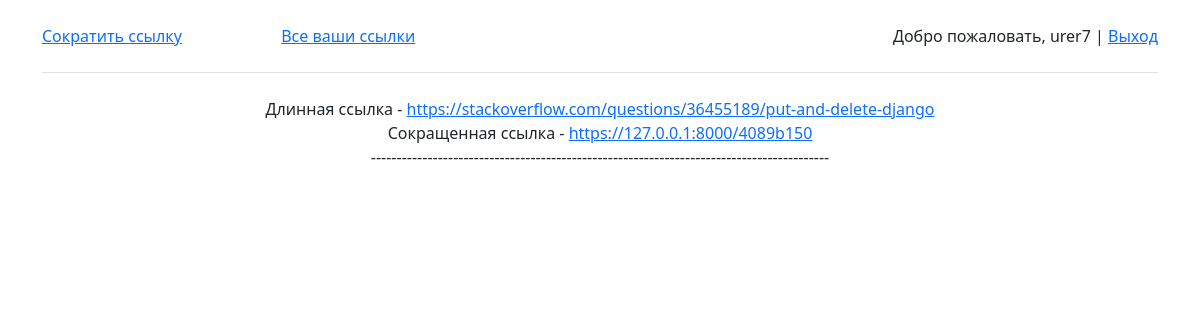
The page /show/ (signed in) on the database its author committed.
### app/models.py (models this page shows, shortened)
class Link(models.Model):
    author = models.ForeignKey(User, on_delete=models.CASCADE, null=True)
    link = models.URLField(max_length=1000)
    short_link = models.URLField(max_length=1000)

### app/views.py (the view)
# urls.py: path('show/', show, name='show'),
def show(request):
    current_user = request.user.id
    links = Link.objects.filter(author=current_user)
    if request.user.is_authenticated:
        return render(request, 'app/show.html', {"links": links})
    else:
        return render(request, 'app/show.html', {'message': Message.unauthorized})

### app/templates/app/show.html (shortened to what this page needs)
{% extends "app/basic.html" %}
{% block content %}
{% if message %}
    <b>{{ message }}</b>
{% else %}
{% for link in links %}
    Длинная ссылка - <a href="{{ link.link }}"> {{ link.link }} </a><br>
    Сокращенная ссылка - <a href="{{ link.link }}"> {{ link.short_link }} </a>
    <p> ----------------------------------------------------------------------------------------- </p>
{% endfor %}
{% endif %}
{% endblock %}

### app/templates/app/basic.html (shortened to what this page needs)
<!DOCTYPE html>
<html lang="en">
<head>
    <link href="https://cdn.jsdelivr.net/npm/bootstrap@5.0.2/dist/css/bootstrap.min.css" rel="stylesheet">
</head>
<body>
<div class="container">
    <header class="d-flex flex-wrap align-items-center justify-content-center justify-content-md-between py-3 mb-4 border-bottom">
    <a href="{% url 'create' %}">Сократить ссылку</a>
    <a href="{% url 'show' %}">Все ваши ссылки</a>
      <a href="/" class="d-flex align-items-center col-md-3 mb-2 mb-md-0 text-dark text-decoration-none">
        <svg class="bi me-2" width="40" height="32" role="img" aria-label="Bootstrap"><use xlink:href="#bootstrap"></use></svg>
      </a>
        <span class="navbar-text">
            {% if request.user.is_authenticated %}
            Добро пожаловать, {{ user.username }} | <a href="{% url 'logout' %}">Выход</a>
            {% else %}
            <a href="{% url 'register' %}">Register</a> | <a href="{% url 'login' %}">Login</a>
            {% endif %}
        </span>
    </header>
</div>
<div class="container themed-container text-center">
    {% block content %}
    {% endblock %}
</div>
</body>
</html>

### rows shown on the page
Link: link "https://stackoverflow.com/questions/36455189/put-and-delete-django", short_link "https://127.0.0.1:8000/4089b150"

### other values the page prints
{{ user.username }} "urer7"
